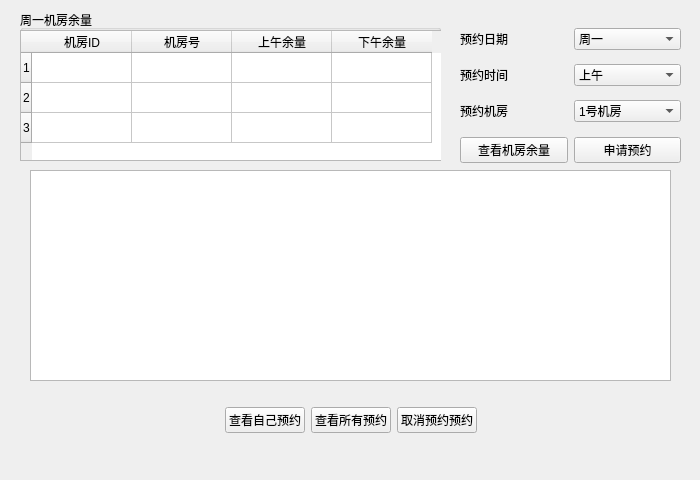
<?xml version="1.0" encoding="UTF-8"?>
<ui version="4.0">
 <class>Student</class>
 <widget class="QWidget" name="Student">
  <property name="geometry">
   <rect>
    <x>0</x>
    <y>0</y>
    <width>700</width>
    <height>480</height>
   </rect>
  </property>
  <property name="minimumSize">
   <size>
    <width>700</width>
    <height>480</height>
   </size>
  </property>
  <property name="maximumSize">
   <size>
    <width>700</width>
    <height>480</height>
   </size>
  </property>
  <property name="windowTitle">
   <string>Form</string>
  </property>
  <widget class="QGroupBox" name="groupBox">
   <property name="geometry">
    <rect>
     <x>20</x>
     <y>10</y>
     <width>421</width>
     <height>151</height>
    </rect>
   </property>
   <property name="title">
    <string>周一机房余量</string>
   </property>
   <widget class="QTableWidget" name="tableWidget_roomMargin">
    <property name="geometry">
     <rect>
      <x>0</x>
      <y>20</y>
      <width>431</width>
      <height>131</height>
     </rect>
    </property>
    <row>
     <property name="text">
      <string>1</string>
     </property>
    </row>
    <row>
     <property name="text">
      <string>2</string>
     </property>
    </row>
    <row>
     <property name="text">
      <string>3</string>
     </property>
    </row>
    <column>
     <property name="text">
      <string>机房ID</string>
     </property>
    </column>
    <column>
     <property name="text">
      <string>机房号</string>
     </property>
    </column>
    <column>
     <property name="text">
      <string>上午余量</string>
     </property>
    </column>
    <column>
     <property name="text">
      <string>下午余量</string>
     </property>
    </column>
   </widget>
  </widget>
  <widget class="QWidget" name="widget" native="true">
   <property name="geometry">
    <rect>
     <x>460</x>
     <y>20</y>
     <width>221</width>
     <height>111</height>
    </rect>
   </property>
   <layout class="QGridLayout" name="gridLayout">
    <item row="0" column="0">
     <widget class="QLabel" name="label">
      <property name="text">
       <string>预约日期</string>
      </property>
     </widget>
    </item>
    <item row="1" column="0">
     <widget class="QLabel" name="label_2">
      <property name="text">
       <string>预约时间</string>
      </property>
     </widget>
    </item>
    <item row="2" column="0">
     <widget class="QLabel" name="label_3">
      <property name="text">
       <string>预约机房</string>
      </property>
     </widget>
    </item>
    <item row="0" column="1">
     <widget class="QComboBox" name="comboBox_orderDate">
      <property name="editable">
       <bool>false</bool>
      </property>
      <item>
       <property name="text">
        <string>周一</string>
       </property>
      </item>
      <item>
       <property name="text">
        <string>周二</string>
       </property>
      </item>
      <item>
       <property name="text">
        <string>周三</string>
       </property>
      </item>
      <item>
       <property name="text">
        <string>周四</string>
       </property>
      </item>
      <item>
       <property name="text">
        <string>周五</string>
       </property>
      </item>
     </widget>
    </item>
    <item row="1" column="1">
     <widget class="QComboBox" name="comboBox_orderTime">
      <item>
       <property name="text">
        <string>上午</string>
       </property>
      </item>
      <item>
       <property name="text">
        <string>下午</string>
       </property>
      </item>
     </widget>
    </item>
    <item row="2" column="1">
     <widget class="QComboBox" name="comboBox_orderRoom">
      <item>
       <property name="text">
        <string>1号机房</string>
       </property>
      </item>
      <item>
       <property name="text">
        <string>2号机房</string>
       </property>
      </item>
      <item>
       <property name="text">
        <string>3号机房</string>
       </property>
      </item>
     </widget>
    </item>
   </layout>
  </widget>
  <widget class="QWidget" name="widget_2" native="true">
   <property name="geometry">
    <rect>
     <x>460</x>
     <y>130</y>
     <width>221</width>
     <height>41</height>
    </rect>
   </property>
   <layout class="QHBoxLayout" name="horizontalLayout">
    <item>
     <widget class="QPushButton" name="pushButton_applyOrder_checkMargin">
      <property name="text">
       <string>查看机房余量</string>
      </property>
     </widget>
    </item>
    <item>
     <widget class="QPushButton" name="pushButton_applyOrder">
      <property name="text">
       <string>申请预约</string>
      </property>
     </widget>
    </item>
   </layout>
  </widget>
  <widget class="QTableView" name="tableView">
   <property name="geometry">
    <rect>
     <x>30</x>
     <y>170</y>
     <width>641</width>
     <height>211</height>
    </rect>
   </property>
  </widget>
  <widget class="QWidget" name="widget_3" native="true">
   <property name="geometry">
    <rect>
     <x>30</x>
     <y>400</y>
     <width>641</width>
     <height>41</height>
    </rect>
   </property>
   <layout class="QHBoxLayout" name="horizontalLayout_2">
    <item>
     <spacer name="horizontalSpacer_2">
      <property name="orientation">
       <enum>Qt::Horizontal</enum>
      </property>
      <property name="sizeHint" stdset="0">
       <size>
        <width>40</width>
        <height>20</height>
       </size>
      </property>
     </spacer>
    </item>
    <item>
     <widget class="QPushButton" name="pushButton_checkSelfOrder">
      <property name="text">
       <string>查看自己预约</string>
      </property>
     </widget>
    </item>
    <item>
     <widget class="QPushButton" name="pushButton_checkAllOrder">
      <property name="text">
       <string>查看所有预约</string>
      </property>
     </widget>
    </item>
    <item>
     <widget class="QPushButton" name="pushButton_cancleOrder">
      <property name="text">
       <string>取消预约预约</string>
      </property>
     </widget>
    </item>
    <item>
     <spacer name="horizontalSpacer">
      <property name="orientation">
       <enum>Qt::Horizontal</enum>
      </property>
      <property name="sizeHint" stdset="0">
       <size>
        <width>40</width>
        <height>20</height>
       </size>
      </property>
     </spacer>
    </item>
   </layout>
  </widget>
 </widget>
 <resources/>
 <connections/>
</ui>
